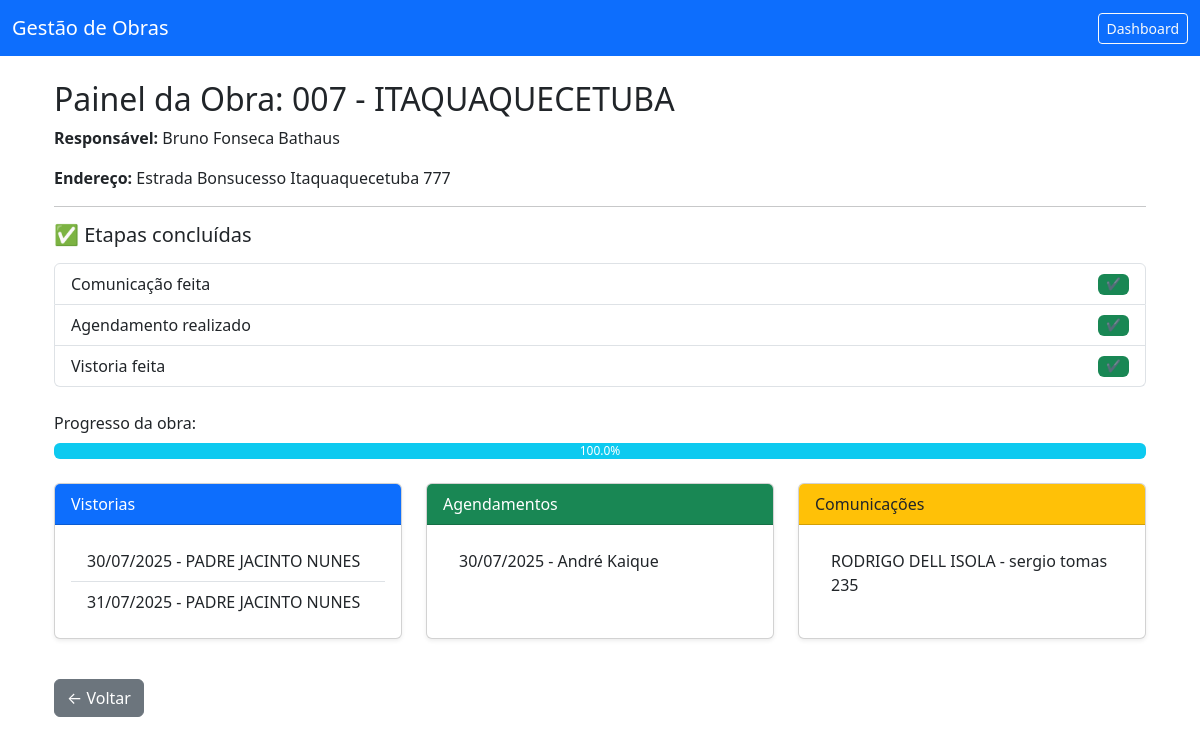
Screenshot of /obras/1/painel with the database file from the repository.
### models.py (models this page shows)
class Obra(db.Model):
    id = db.Column(db.Integer, primary_key=True)
    nome = db.Column(db.String(100), nullable=False)
    descricao = db.Column(db.Text)
    endereco = db.Column(db.String(255))
    responsavel = db.Column(db.String(100))
    data_inicio = db.Column(db.Date)
    data_fim = db.Column(db.Date)
    criado_em = db.Column(db.DateTime, default=datetime.utcnow)

class VistoriaImovel(db.Model):
    id = db.Column(db.Integer, primary_key=True)
    data_1 = db.Column(db.Date)        # ALTERADO
    hora_1 = db.Column(db.Time)        # ALTERADO
    data_2 = db.Column(db.Date)        # ALTERADO
    hora_2 = db.Column(db.Time)        # ALTERADO
    data_3 = db.Column(db.Date)        # ALTERADO
    hora_3 = db.Column(db.Time)        # ALTERADO
    nome_responsavel = db.Column(db.String(100))
    cpf_responsavel = db.Column(db.String(50))
    tipo_vinculo = db.Column(db.String(30))
    municipio = db.Column(db.String(100))
    bairro = db.Column(db.String(100))
    rua = db.Column(db.String(100))
    numero = db.Column(db.String(20))
    complemento = db.Column(db.String(100))
    celular = db.Column(db.String(20))
    tipo_imovel = db.Column(db.String(50))
    soleira = db.Column(db.String(50))
    calcada = db.Column(db.String(100))
    observacoes = db.Column(db.Text)
    fotos = db.relationship("FotoVistoria", back_populates="vistoria", cascade="all, delete-orphan")
    obra_id = db.Column(db.Integer, db.ForeignKey('obra.id', name='fk_vistoria_obra'))
    obra = db.relationship("Obra", backref="vistorias")

class AgendamentoVistoria(db.Model):
    id = db.Column(db.Integer, primary_key=True)
    nome_morador = db.Column(db.String(100), nullable=False)
    celular = db.Column(db.String(20), nullable=False)
    endereco = db.Column(db.String(255), nullable=False)
    bairro = db.Column(db.String(100), nullable=False)
    cidade = db.Column(db.String(100), nullable=False)
    data_agendada = db.Column(db.Date, nullable=False)
    hora_agendada = db.Column(db.Time, nullable=False)
    observacoes = db.Column(db.Text)
    criado_em = db.Column(db.DateTime, default=datetime.utcnow)
    obra_id = db.Column(db.Integer, db.ForeignKey('obra.id', name='fk_agendamento_obra'))
    obra = db.relationship("Obra", backref="agendamentos")

class ComunicacaoObra(db.Model):
    id = db.Column(db.Integer, primary_key=True)
    nome = db.Column(db.String(100), nullable=False)
    cpf = db.Column(db.String(20))
    endereco = db.Column(db.String(255))
    telefone = db.Column(db.String(50))
    comunicado = db.Column(db.String(20))
    economia = db.Column(db.String(50))
    assinatura = db.Column(db.String(100))
    tipo_imovel = db.Column(db.String(200))
    data_envio = db.Column(db.DateTime, default=datetime.utcnow)
    obra_id = db.Column(db.Integer, db.ForeignKey('obra.id', name='fk_comunicacao_obra'))
    obra = db.relationship("Obra", backref="comunicacoes")

### app.py (the view)
@app.route("/obras/<int:id>/painel")
def painel_obra(id):
    obra = Obra.query.get_or_404(id)
    vistorias = VistoriaImovel.query.filter_by(obra_id=id).all()
    agendamentos = AgendamentoVistoria.query.filter_by(obra_id=id).all()
    comunicacoes = ComunicacaoObra.query.filter_by(obra_id=id).all()
    return render_template("obras/painel_obra.html",
                           obra=obra,
                           vistorias=vistorias,
                           agendamentos=agendamentos,
                           comunicacoes=comunicacoes)

### templates/obras/painel_obra.html
{% extends "obras/base.html" %}
{% block content %}
<div class="container mt-4">
  <h2>Painel da Obra: {{ obra.nome }}</h2>
  <p><strong>Responsável:</strong> {{ obra.responsavel }}</p>
  <p><strong>Endereço:</strong> {{ obra.endereco }}</p>
  <hr />
  <h5 class="mb-3">✅ Etapas concluídas</h5>
  <ul class="list-group mb-4">
    <li class="list-group-item d-flex justify-content-between align-items-center">
      Comunicação feita
      <span class="badge bg-{{ comunicacoes|length > 0 and 'success' or 'secondary' }}">
        {{ '✔️' if comunicacoes|length > 0 else '❌' }}
      </span>
    </li>
    <li class="list-group-item d-flex justify-content-between align-items-center">
      Agendamento realizado
      <span class="badge bg-{{ agendamentos|length > 0 and 'success' or 'secondary' }}">
        {{ '✔️' if agendamentos|length > 0 else '❌' }}
      </span>
    </li>
    <li class="list-group-item d-flex justify-content-between align-items-center">
      Vistoria feita
      <span class="badge bg-{{ vistorias|length > 0 and 'success' or 'secondary' }}">
        {{ '✔️' if vistorias|length > 0 else '❌' }}
      </span>
    </li>
  </ul>
  {% set etapas_concluidas = (comunicacoes|length > 0)|int + (agendamentos|length > 0)|int + (vistorias|length > 0)|int %}
  {% set progresso = (etapas_concluidas / 3) * 100 %}
  <div class="mb-4">
    <label class="form-label">Progresso da obra:</label>
    <div class="progress">
      <div class="progress-bar bg-info" role="progressbar" style="width: {{ progresso }}%">
        {{ progresso|round(0) }}%
      </div>
    </div>
  </div>
  <div class="row">
    <div class="col-md-4 col-12 mb-4">
      <div class="card h-100 shadow-sm">
        <div class="card-header bg-primary text-white">Vistorias</div>
        <div class="card-body">
          {% if vistorias %}
            <ul class="list-group list-group-flush">
              {% for vistoria in vistorias %}
              <li class="list-group-item">
                {{ vistoria.data_1.strftime('%d/%m/%Y') if vistoria.data_1 else "Data não informada" }} - {{ vistoria.rua }}
              </li>
              {% endfor %}
            </ul>
          {% else %}
            <p>Nenhuma vistoria registrada.</p>
          {% endif %}
        </div>
      </div>
    </div>
    <div class="col-md-4 col-12 mb-4">
      <div class="card h-100 shadow-sm">
        <div class="card-header bg-success text-white">Agendamentos</div>
        <div class="card-body">
          {% if agendamentos %}
            <ul class="list-group list-group-flush">
              {% for ag in agendamentos %}
              <li class="list-group-item">
                {{ ag.data_agendada.strftime('%d/%m/%Y') }} - {{ ag.nome_morador }}
              </li>
              {% endfor %}
            </ul>
          {% else %}
            <p>Nenhum agendamento registrado.</p>
          {% endif %}
        </div>
      </div>
    </div>
    <div class="col-md-4 col-12 mb-4">
      <div class="card h-100 shadow-sm">
        <div class="card-header bg-warning text-dark">Comunicações</div>
        <div class="card-body">
          {% if comunicacoes %}
            <ul class="list-group list-group-flush">
              {% for c in comunicacoes %}
              <li class="list-group-item">{{ c.nome }} - {{ c.endereco }}</li>
              {% endfor %}
            </ul>
          {% else %}
            <p>Sem comunicações registradas.</p>
          {% endif %}
        </div>
      </div>
    </div>
  </div>
  <a href="{{ url_for('obras') }}" class="btn btn-secondary mt-3">← Voltar</a>
</div>
{% endblock %}

### rows the page displays
Obra: nome "007 - ITAQUAQUECETUBA", responsavel "Bruno Fonseca Bathaus", endereco "Estrada Bonsucesso Itaquaquecetuba 777"
VistoriaImovel: data_1 "30/07/2025", rua "PADRE JACINTO NUNES"
VistoriaImovel: data_1 "31/07/2025", rua "PADRE JACINTO NUNES"
AgendamentoVistoria: data_agendada "30/07/2025", nome_morador "André Kaique"
ComunicacaoObra: nome "RODRIGO DELL ISOLA", endereco "sergio tomas 235"

### other values shown
{{ '✔️' if comunicacoes|length > 0 else '❌' }} "✔️"
{{ '✔️' if agendamentos|length > 0 else '❌' }} "✔️"
{{ '✔️' if vistorias|length > 0 else '❌' }} "✔️"
{{ progresso|round(0) }} "100.0"
